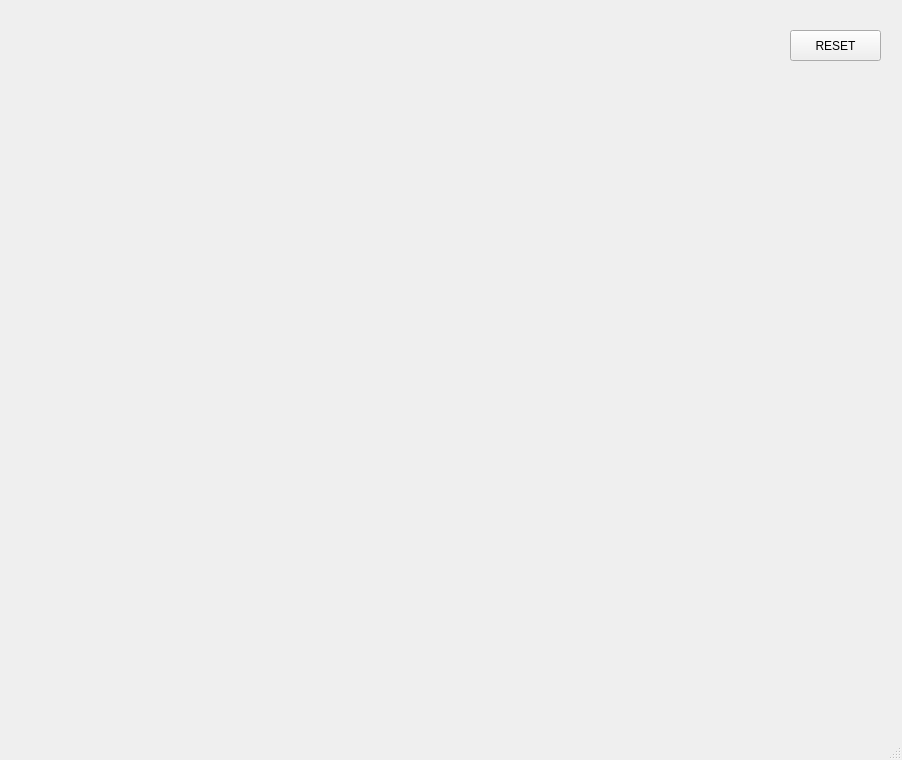
<?xml version="1.0" encoding="UTF-8"?>
<ui version="4.0">
 <class>MainWindow</class>
 <widget class="QMainWindow" name="MainWindow">
  <property name="geometry">
   <rect>
    <x>0</x>
    <y>0</y>
    <width>902</width>
    <height>760</height>
   </rect>
  </property>
  <property name="windowTitle">
   <string>MainWindow</string>
  </property>
  <property name="toolTip">
   <string>hi</string>
  </property>
  <property name="statusTip">
   <string/>
  </property>
  <widget class="QWidget" name="centralwidget">
   <widget class="QPushButton" name="pb">
    <property name="geometry">
     <rect>
      <x>790</x>
      <y>30</y>
      <width>91</width>
      <height>31</height>
     </rect>
    </property>
    <property name="text">
     <string>RESET</string>
    </property>
    <property name="iconSize">
     <size>
      <width>40</width>
      <height>40</height>
     </size>
    </property>
   </widget>
  </widget>
  <widget class="QMenuBar" name="menubar">
   <property name="geometry">
    <rect>
     <x>0</x>
     <y>0</y>
     <width>902</width>
     <height>21</height>
    </rect>
   </property>
  </widget>
  <widget class="QStatusBar" name="statusbar"/>
 </widget>
 <resources/>
 <connections/>
</ui>
